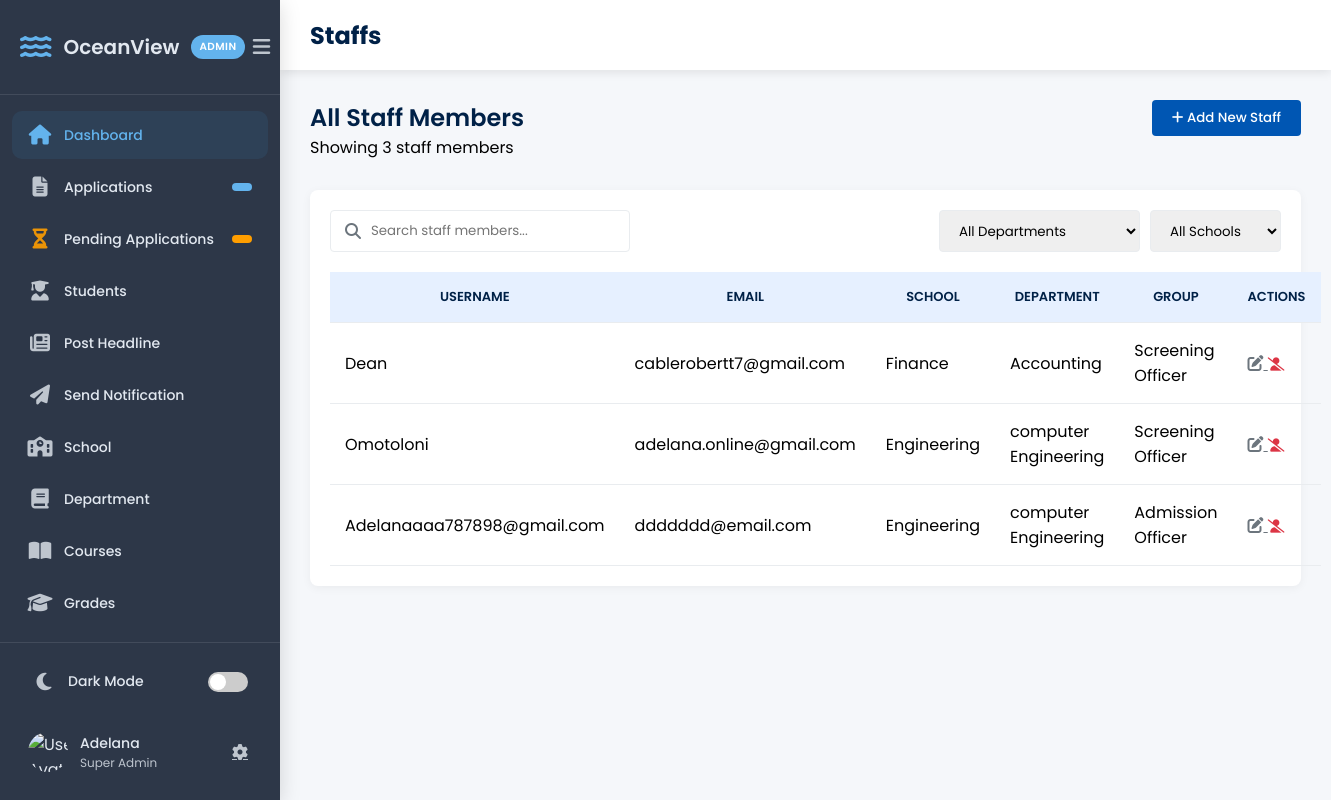
The page /staffs/ (signed in) on the database as committed earlier.
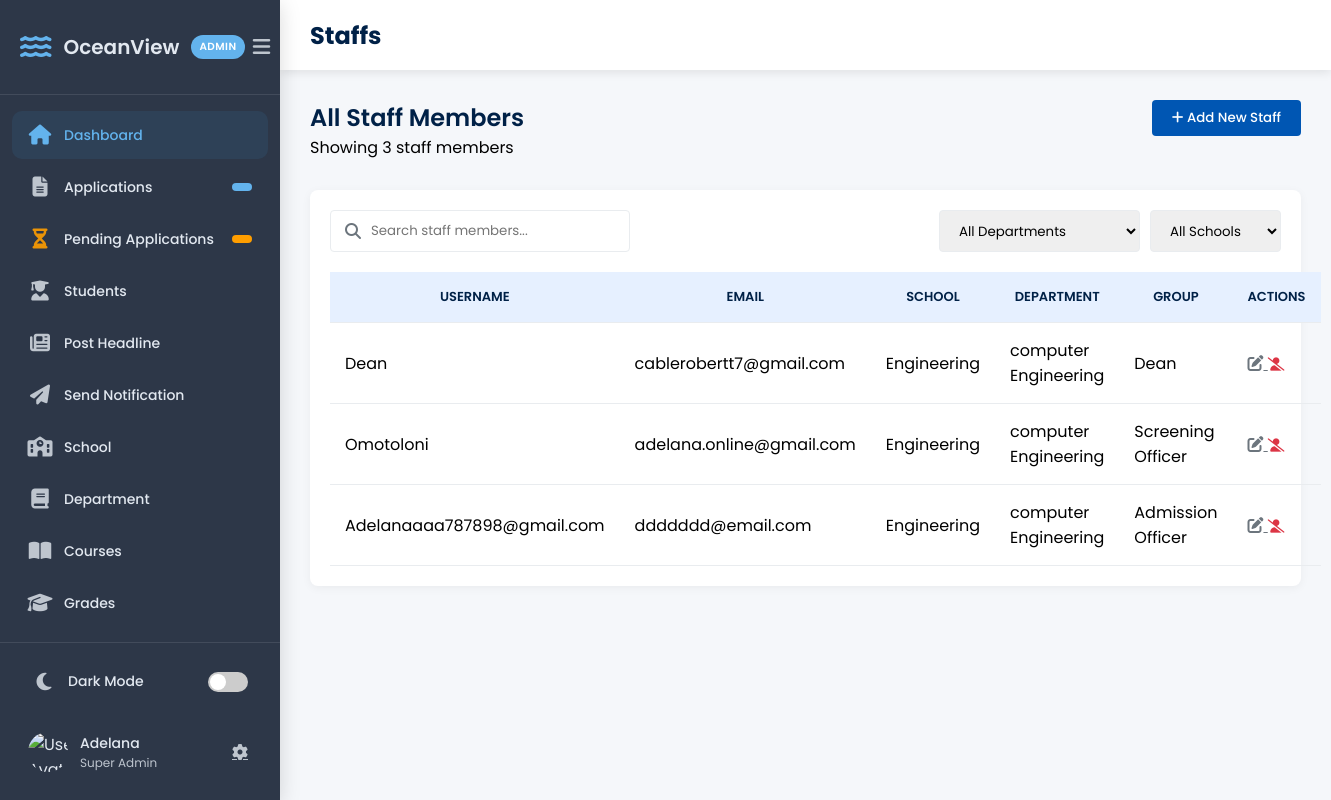
The same page on the database as committed later.
### portal/models.py (models this page shows, shortened)
class StaffProfile(models.Model):
    user = models.OneToOneField(User, on_delete=models.CASCADE)
    first_name = models.CharField(max_length=100, blank=True, null=True)
    last_name = models.CharField(max_length=100,  blank=True, null=True)
    school = models.ForeignKey(School, on_delete=models.CASCADE)
    department = models.ForeignKey(Department, on_delete=models.SET_NULL, null=True, blank=True)
    group = models.ForeignKey(Group, on_delete=models.SET_NULL, null=True, blank=True)

class School(models.Model):
    name = models.CharField(max_length=100, unique=True)

class Department(models.Model):
    name = models.CharField(max_length=100)
    school = models.ForeignKey(School, on_delete=models.CASCADE, related_name="departments")

### crm/views.py (the view)
# urls.py: path('staffs/', staff_list, name='staff_list'),
@login_required
@user_passes_test(is_superuser)
def staff_list(request):
    staff_profiles = StaffProfile.objects.select_related('user', 'group', 'department', 'school').all()
    departments = Department.objects.all()
    schools = School.objects.all()
    return render(request, 'crm/staff_list.html', {
        'staff_profiles': staff_profiles,
        'departments': departments,
        'schools': schools,
    })

### crm/context_processors.py (called while the page is built)
def user_roles(request):
    if request.user.is_authenticated:
        groups = request.user.groups.values_list("name", flat=True)
        return {"user_groups": groups}
    return {}

### crm/views.py (called while the page is built)
def is_superuser(user):
    return user.is_superuser

### crm/templates/crm/staff_list.html (shortened to what this page needs)
<!DOCTYPE html>
<html lang="en">
<head>
  <link rel="stylesheet" href="https://cdnjs.cloudflare.com/ajax/libs/font-awesome/6.4.0/css/all.min.css"/>
</head>
<body>
  {% include 'crm/sidebar.html' %}
  <div id="content">
    <div class="header">
      <h1>Staffs</h1>
    </div>
    <div class="main-content">
      <div class="page-header">
        <div class="page-title">
          <h2>All Staff Members</h2>
          <p>Showing {{ staff_profiles|length }} staff members</p>
        </div>
        <div class="page-actions">
          {% if perms.crm.add_staffprofile %}
            <button class="btn btn-primary" onclick="window.location.href='{% url 'create_staff_profile'%}'">
              <i class="fas fa-plus"></i> Add New Staff
            </button>
          {% endif %}
        </div>
      </div>
      <div class="staff-table-container">
        <div class="table-header">
          <form method="GET" action="#">
            <div class="search-box">
              <i class="fas fa-search"></i>
              <input type="text" name="q" placeholder="Search staff members..." value="{{ request.GET.q }}">
            </div>
          </form>
          <div class="table-actions">
            <select id="department-filter">
              <option value="">All Departments</option>
            </select>
            <select id="school-filter">
              <option value="">All Schools</option>
            </select>
          </div>
        </div>
        <table>
          <thead>
            <tr>
              <th>Username</th>
              <th>Email</th>
              <th>School</th>
              <th>Department</th>
              <th>Group</th>
              <th>Actions</th>
            </tr>
          </thead>
          <tbody>
            {% for profile in staff_profiles %}
            <tr>
              <td>{{ profile.user.username }}</td>
              <td>{{ profile.user.email }}</td>
              <td>{{ profile.school.name }}</td>
              <td>{{ profile.department.name|default:"-" }}</td>
              <td>{{ profile.group.name }}</td>
              <td>
                {% if perms.crm.change_staffprofile %}
                <a href="{% url 'edit_staff' profile.user.id %}" class="action-btn" title="Edit">
    <i class="fas fa-edit"></i>
</a>
                {% endif %}
                {% if profile.user.is_active %}
                  <button class="action-btn text-danger" onclick="disableStaff({{ profile.user.id }})"><i class="fas fa-user-slash"></i></button>
                {% else %}
                  <button class="action-btn text-success" onclick="enableStaff({{ profile.user.id }})"><i class="fas fa-user-check"></i></button>
                {% endif %}
              </td>
            </tr>
            {% empty %}
            <tr><td colspan="6" style="text-align:center;">No staff members found</td></tr>
            {% endfor %}
          </tbody>
        </table>
      </div>
    </div>
  </div>
</body>
</html>

Rows that differ between the two databases and show on the page:
changed StaffProfile "Dean": school.name "Finance" → "Engineering"; department.name "Accounting" → "computer Engineering"; group.name "Screening Officer" → "Dean"
